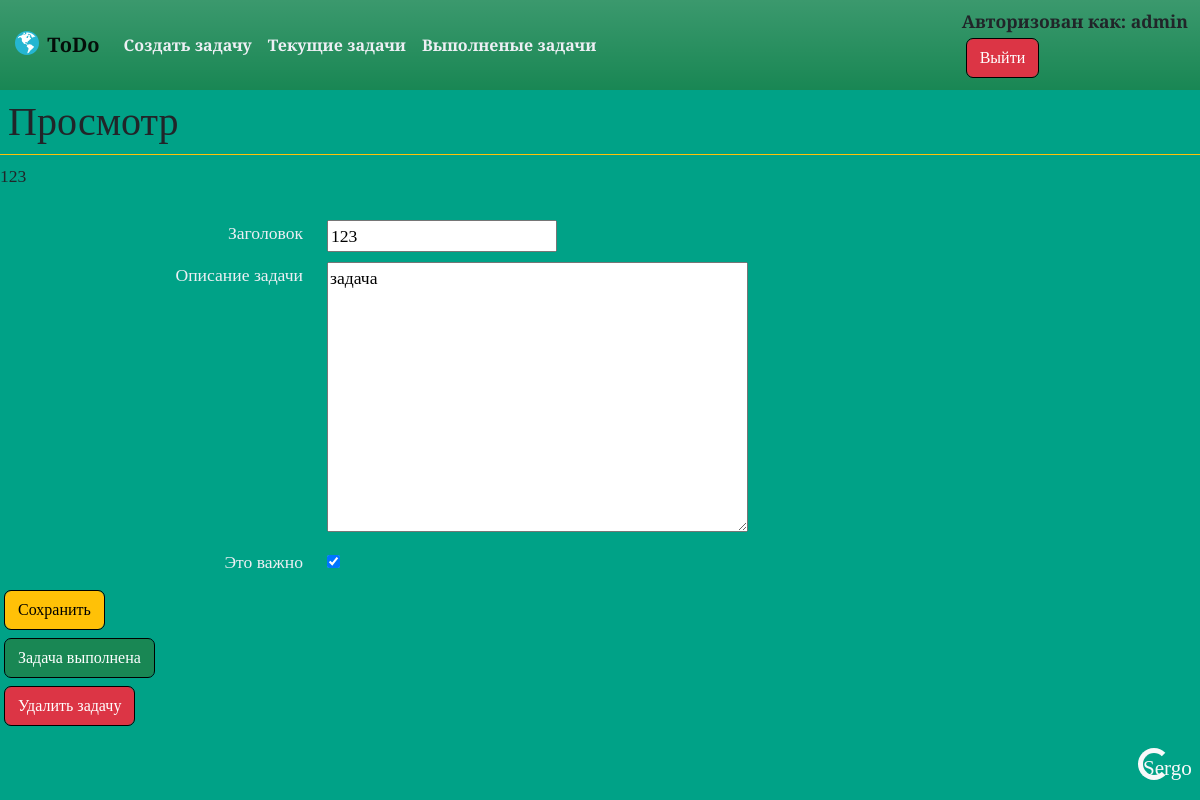
The page /todo/12/ (signed in) on the database as committed earlier.
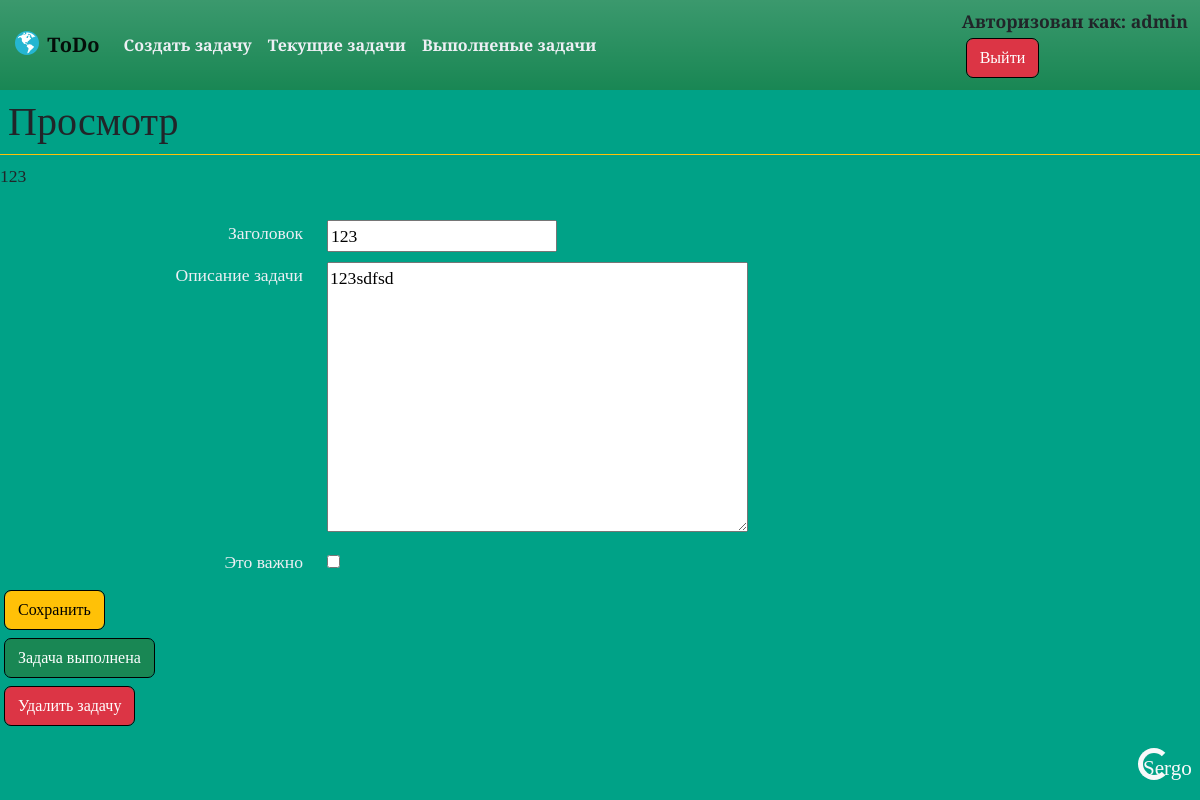
The same page on the database as committed later.
### todo/models.py (models this page shows, shortened)
class Todo(models.Model):
    title = models.CharField(max_length=100, verbose_name='Заголовок')
    task = models.TextField(max_length=500, blank=True, verbose_name='Описание задачи')
    important = models.BooleanField(default=False, verbose_name='Это важно')
    datecompleted = models.DateTimeField(null=True, blank=True, verbose_name='Дата выполнения')
    created = models.DateTimeField(auto_now_add=True, verbose_name='Создано')
    user = models.ForeignKey(User, on_delete=models.CASCADE)

### todo/views.py (the view, shortened to what this page needs)
# urls.py: path('todo/<int:todo_pk>/', views.viewtodo, name='viewtodo'),
@login_required
def viewtodo(request, todo_pk):
    todo = get_object_or_404(Todo, pk=todo_pk, user=request.user)
    if request.method == "GET":
        form = TodoForm(instance=todo)
        return render(request, 'todo/viewtodo.html', {'todo':todo, 'form':form})

### todo/forms.py
class TodoForm(ModelForm):
    class Meta:
        model = Todo
        fields = ['title', 'task', 'important']

### todo/templates/todo/viewtodo.html (shortened to what this page needs)
{% extends 'todo/base.html' %}
{% block content %}
<h1 class="d-flex p-2  border-bottom border-warning">Просмотр</h1>
<div class=""> {{ todo.title }} </div>
<form method="post">
    <div class="container form-task">
        <div class="row text-start">
            <div class="col-3 text-end">
                {{ form.title.label }}
            </div>
            <div class="col-9 text-start">
                {{ form.title }}
            </div>
        </div>
        <div class="row text-start">
            <div class="col-3 text-end">
                {{ form.task.label }}
            </div>
            <div class="col text-start">
                {{ form.task }}
            </div>
        </div>
        <div class="row text-start">
            <div class="col-3 text-end">
                {{ form.important.label }}
            </div>
            <div class="col">
                {{ form.important }}
            </div>
        </div>
            </div>
    <button type="submit" class="btn btn-warning">Сохранить</button>
</form>
<form method="post" action="{% url 'completedtodo' todo.id %}">
    <button type="submit" class="btn btn-success">Задача выполнена</button>
</form>
<form method="post" action="{% url 'deletedtodo' todo.id %}">
    <button type="submit" class="btn btn-danger">Удалить задачу</button>
</form>
{% endblock %}

Rows that differ between the two databases and show on the page:
changed Todo: task "задача" → "123sdfsd"; important "☑" → "☐"
